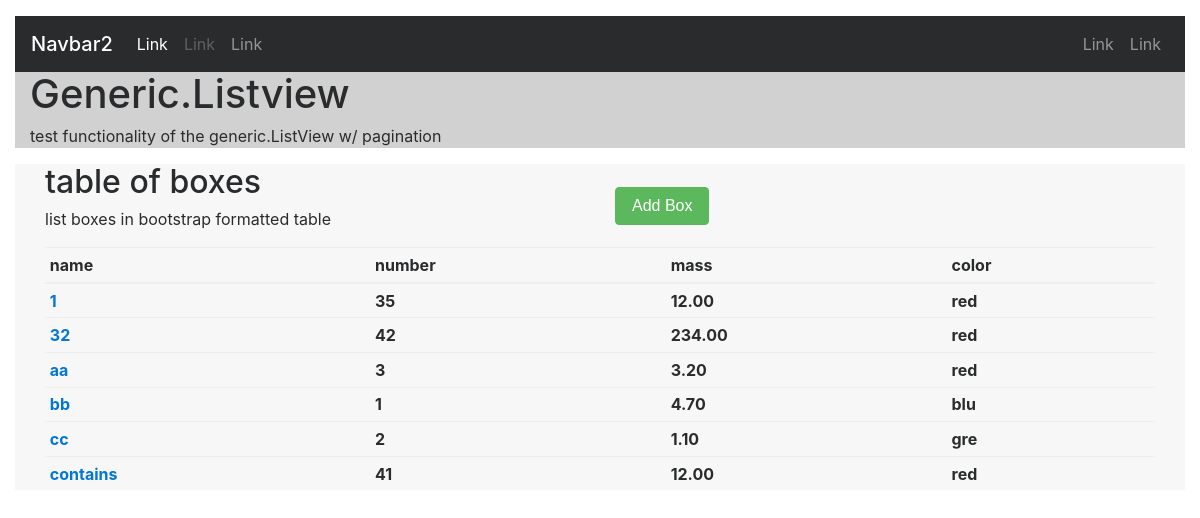
The app's page /st/listview/ (signed in) with its own data.
### st_0/models.py (models this page shows, shortened)
class box(models.Model):
    box_name = models.CharField(max_length = 10)
    colors = (('red','red'),
              ('blu','blue'),
              ('gre','green'),
              ('yel','yellow')
    )
    box_color = models.CharField(max_length=3,choices=colors,default='red')
    mass = models.DecimalField(max_digits=5,decimal_places=2)

### st_0/views.py (the view)
@method_decorator(login_required,name='dispatch')
class boxListView(generic.ListView):
    model = box
    template_name = 'box_list_view.html'
    context_object_name = 'box'
    paginate_by=20
    def get_queryset(self):
        new_context = box.objects.all().order_by('box_name')
        return new_context

### st_0/templates/box_list_view.html (shortened to what this page needs)
{% extends 'debug_base.html' %}
{% block title %}
    Generic.Listview
{% endblock %}
{% block subtitle %}
    test functionality of the generic.ListView w/ pagination
{% endblock %}
{% block content%}
    <div class="container-fluid">
    {% if box  %}
    <div class="row">
    <div class="col-md-6">
    <h2>table of boxes</h2>
    <p>list boxes in bootstrap formatted table</p>
    </div>
    <div class="col-md-6 my-auto align-items-center ">
    <a href="{% url 'add' %}">
    <button type="button" class="btn btn-success">Add Box</button>
    </a>
    </div>
    </div>
    <table class="table table-sm">
    <thead>
        <tr>
            <th>name</th>
            <th>number</th>
            <th>mass</th>
            <th>color</th>
        </tr>
    </thead>
    <tbody>
    {% for b in box  %}
        <tr>
            <th><a href="{% url 'mod' b.pk %}">{{b.box_name}}</a></th>
            <th>{{b.pk}}</th>
            <th>{{b.mass}}</th>
            <th>{{b.box_color}}</th>
        </tr>
    {% endfor %}
    </tbody>
    </table>
    {% endif %}
    </div>
{% endblock %}

### templates/bases/debug_base.html (style rules this page uses)
body { padding-top: 1em; }

### records on screen
box: box_name "1", pk "35", mass "12.00", box_color "red"
box: box_name "32", pk "42", mass "234.00", box_color "red"
box: box_name "aa", pk "3", mass "3.20", box_color "red"
box: box_name "bb", pk "1", mass "4.70", box_color "blu"
box: box_name "cc", pk "2", mass "1.10", box_color "gre"
box: box_name "contains", pk "41", mass "12.00", box_color "red"
